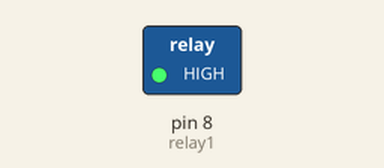
Simulated run of this sketch. Board: Arduino Uno, built with avr-gcc and run on an emulated ATmega328P. Parts: switched loads named in the sketch (green lamp = pin HIGH).

Above: at 2.5 s.
At 8.5 s:
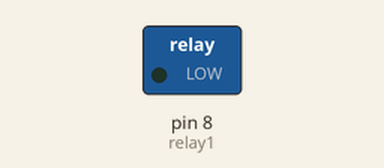
Timing chart, 0 to 18.2 s (numbered marks = the images above):
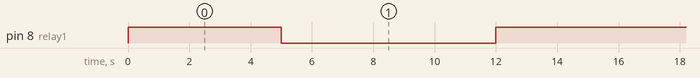

The sketch:

Relay_NO_NC.ino
```cpp
int relay1 = 8;
int relay2 = 8;

void setup() {
  Serial.begin(9600);
  pinMode(relay1, OUTPUT);
}

void loop() {
//pemasangan pada kondisi NO
    digitalWrite(relay1, HIGH); //Menyala
    delay(5000);

    digitalWrite(relay1, LOW); //Mati
    delay(2000);

//pemasangan pada kondisi NC
    digitalWrite(relay2, LOW); //Mati
    delay(5000);

    digitalWrite(relay2, HIGH); //Menyala
    delay(2000);
}
```

Measured:
- by itself, pin 8 (relay1): repeats every 14.0 s: LOW 7.0 s, HIGH 7.0 s
